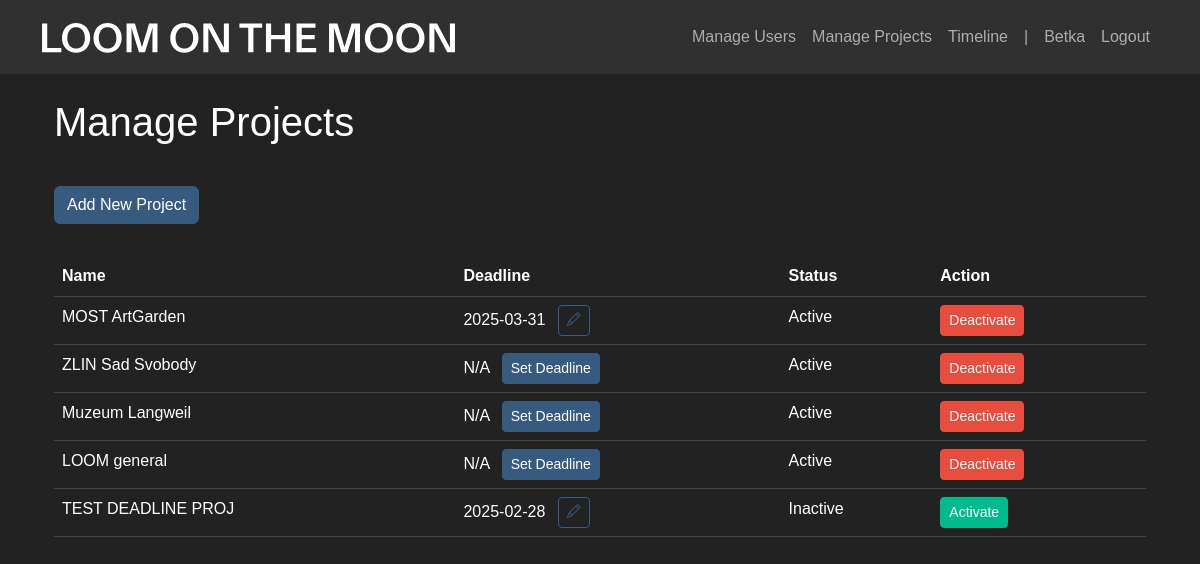
The app's page /manage_projects (signed in), older data.
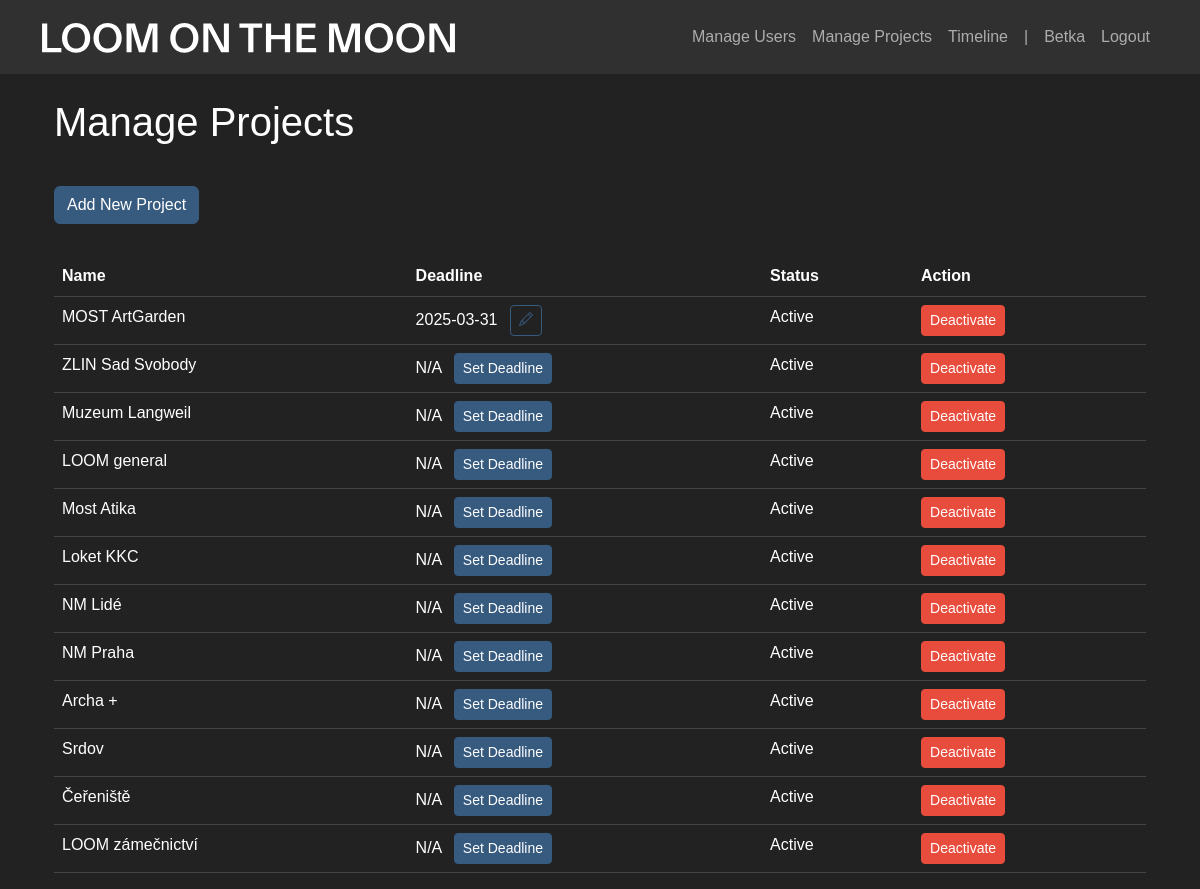
The same page, newer data.
### app/models.py (models this page shows)
class Project(db.Model):
    id = db.Column(db.Integer, primary_key=True)
    name = db.Column(db.String(100), unique=True, nullable=False)
    deadline = db.Column(db.Date, nullable=True)
    is_active = db.Column(db.Boolean, default=True)  # New field
    time_entries = db.relationship('TimeEntry', backref='project', lazy=True)

### app/main.py (the view)
@main.route('/manage_projects')
@login_required
def manage_projects():
    if not current_user.is_admin:
        return redirect(url_for('main.index'))
    projects = Project.query.all()
    return render_template('manage_projects.html', projects=projects)

### app/__init__.py (called while the page is built)
def create_app():
    app = Flask(__name__)
    app.config['SECRET_KEY'] = 'your-secret-key-here'  # Change this in production
    app.config['SQLALCHEMY_DATABASE_URI'] = 'sqlite:///timetracker.db'
    db.init_app(app)
    login_manager.init_app(app)
    login_manager.login_view = 'auth.login'
    migrate.init_app(app, db)
    from .models import User
    @login_manager.user_loader
    def load_user(user_id):
        return User.query.get(int(user_id))
    from .auth import auth as auth_blueprint
    from .main import main as main_blueprint
    app.register_blueprint(auth_blueprint)
    app.register_blueprint(main_blueprint)
    with app.app_context():
        db.create_all()
    return app

### app/templates/manage_projects.html (shortened to what this page needs)
{% extends "base.html" %}
{% block content %}
<div class="container mt-4">
    <h2>Manage Projects</h2>
    {% if current_user.is_admin %}
    <a href="/add_project" class="btn btn-primary add-btn">Add New Project</a>
    {% endif %}
    <table class="table">
        <thead>
            <tr>
                <th>Name</th>
                <th>Deadline</th>
                <th>Status</th>
                <th>Action</th>
            </tr>
        </thead>
        <tbody>
            {% for project in projects %}
            <tr>
                <td>{{ project.name }}</td>
                <td>
                    {% if project.deadline %}
                        {{ project.deadline.strftime('%Y-%m-%d') }}
                        <button
                            class="btn btn-sm btn-outline-primary ms-2"
                            onclick="showDeadlineModal({{ project.id }}, '{{ project.name }}', '{{ project.deadline.strftime('%Y-%m-%d') }}')"
                        >
                            <i class="bi bi-pencil"></i>
                        </button>
                    {% else %}
                        N/A
                        <button
                            class="btn btn-sm btn-primary ms-2"
                            onclick="showDeadlineModal({{ project.id }}, '{{ project.name }}', null)"
                        >
                            Set Deadline
                        </button>
                    {% endif %}
                </td>
                <td>{{ 'Active' if project.is_active else 'Inactive' }}</td>
                <td>
                    {% if project.is_active %}
                        <a href="{{ url_for('main.deactivate_project', project_id=project.id) }}" class="btn btn-danger btn-sm">Deactivate</a>
                    {% else %}
                        <a href="{{ url_for('main.activate_project', project_id=project.id) }}" class="btn btn-success btn-sm">Activate</a>
                    {% endif %}
                </td>
            </tr>
            {% endfor %}
        </tbody>
    </table>
</div>
{% endblock %}

Row changes from the older to the newer data that the page shows:
changed Project: name "TEST DEADLINE PROJ" → "Most Atika"; is_active "Inactive" → "Active"; deadline "2025-02-28" → (not shown); now shows "N/A Set Deadline"; is_active "Activate" → "Deactivate"
added Project: name "Loket KKC", is_active "Active"
added Project: name "NM Lidé", is_active "Active"
added Project: name "NM Praha", is_active "Active"
added Project: name "Archa +", is_active "Active"
added Project: name "Srdov", is_active "Active"
added Project: name "Čeřeniště", is_active "Active"
added Project: name "LOOM zámečnictví", is_active "Active"
